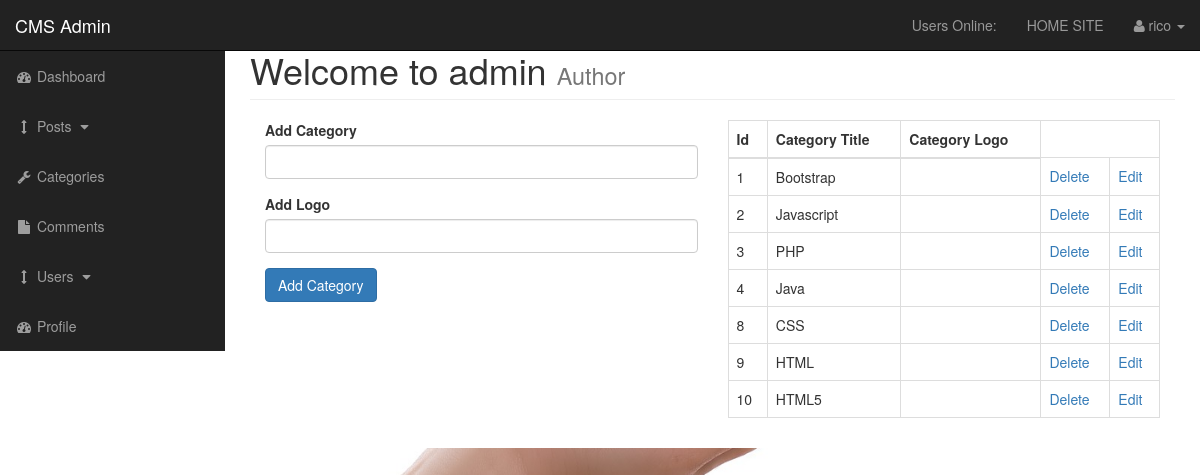
Screenshot of /admin/categories.php (signed in) with the database file from the repository.
### tables this page shows
CREATE TABLE `categories` (
  `cat_id` int(3) NOT NULL,
  `cat_title` varchar(255) NOT NULL
);

### admin/functions.php (the view, shortened to what this page needs)
<?php
function findAllCategories() {
     global $connection;
     $query = "SELECT * FROM categories";
        $select_categories = mysqli_query($connection, $query);
        while($row = mysqli_fetch_assoc($select_categories)) {
        $cat_id = $row['cat_id'];
        $cat_title = $row['cat_title'];
        $cat_image = $row['cat_image'];
        echo "<tr>";
        echo "<td>{$cat_id}</td>";
        echo "<td>{$cat_title}</td>";
        echo "<td>{$cat_image}</td>";
        echo "<td><a href='categories.php?delete={$cat_id}'>Delete</a></td>";
        echo "<td><a href='categories.php?edit={$cat_id}'>Edit</a></td>";
        echo "</tr>";
        }
}
?>

### admin/css/sb-admin.css (style rules this page uses)
body { margin-top: 100px; background-color: #222; }
@media (min-width:768px) { body { margin-top: 50px; } }

### css/styles.css (style rules this page uses)
body { margin: 0; background-image: url('../images/image.jpg'); background-attachment: fixed; background-size: 1440px 800px; background-repeat:no-repeat; display: compact; }

### rows the page displays
categories: cat_id "1", cat_title "Bootstrap"
categories: cat_id "2", cat_title "Javascript"
categories: cat_id "3", cat_title "PHP"
categories: cat_id "4", cat_title "Java"
categories: cat_id "8", cat_title "CSS"
categories: cat_id "9", cat_title "HTML"
categories: cat_id "10", cat_title "HTML5"

### other values shown
$_SESSION['username'] "rico"
